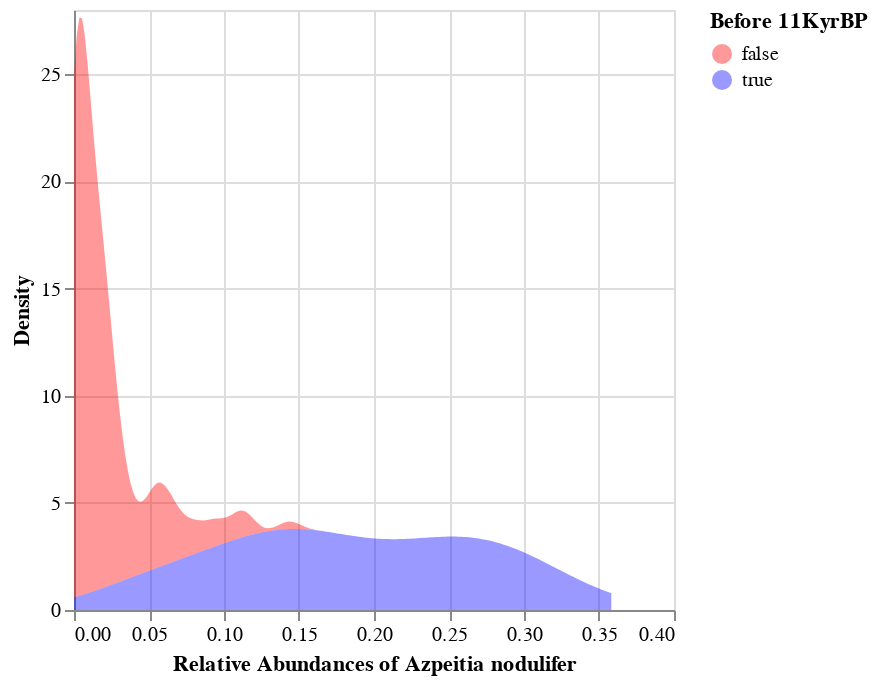

Notebook source saved alongside this figure:
### Markdown cell above
The distribution definitely changes between epochs. Before 11 KyrBP, the distribution is much more spread out over values ranging from close to zero to above 0.35. Unlike the abundance after 11 KyrBP which has the vast majority of values close to zero. We can see that after 11KyrBP the abundance of this taxon has diminished a lot.

### Code cell
# 
kdes = alt.Chart(diatoms).transform_calculate(
     pleistocene = 'datum.Age > 11'
).transform_density(
    'A_nodul',
    groupby = ['pleistocene'],
    as_ = ['A_nodul', 'density']
).mark_area(opacity = 0.4).encode(
    x = alt.X('A_nodul:Q', title="Relative Abundances of Azpeitia nodulifer"),
    y=alt.Y('density:Q', title="Density"),
    color = alt.Color('pleistocene:N', title = 'Before 11KyrBP', scale = alt.Scale(range = ['red', 'blue']))
)

fig4 = kdes

fig4

### Figure 1 — Vega-Lite specification as saved in the notebook (floating-point values rounded to 4 significant figures; data arrays with more than 128 entries replaced by an {"elided": "..."} marker saying what was removed)
{"$schema": "https://vega.github.io/schema/vega-lite/v5.14.1.json", "config": {"view": {"continuousHeight": 300, "continuousWidth": 300}}, "data": {"name": "data-9f4e66e54759d6b46301ea3d10ce44f6"}, "datasets": {"data-9f4e66e54759d6b46301ea3d10ce44f6": {"elided": "230 records"}}, "encoding": {"color": {"field": "pleistocene", "scale": {"range": ["red", "blue"]}, "title": "Before 11KyrBP", "type": "nominal"}, "x": {"field": "A_nodul", "title": "Relative Abundances of Azpeitia nodulifer", "type": "quantitative"}, "y": {"field": "density", "title": "Density", "type": "quantitative"}}, "mark": {"opacity": 0.4, "type": "area"}, "transform": [{"as": "pleistocene", "calculate": "datum.Age > 11"}, {"as": ["A_nodul", "density"], "density": "A_nodul", "groupby": ["pleistocene"]}]}
